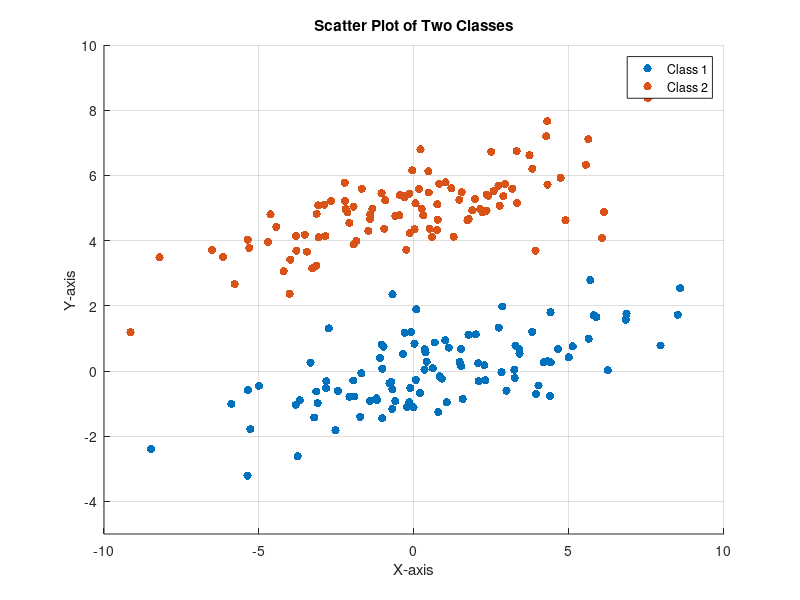

Reproduce this figure in MATLAB.
pkg load statistics  % Statistics 패키지 로드

clc; clear; close all;

% 평균 및 공분산 행렬 정의
mu1 = [0; 0];
sigma1 = [10 2; 2 1];

mu2 = [0; 5];
sigma2 = [10 2; 2 1];

n = 100; % 샘플 개수

% 다변량 정규분포 난수 생성
X1 = mvnrnd(mu1, sigma1, n);
X2 = mvnrnd(mu2, sigma2, n);

% 산점도 출력
figure;
hold on;
scatter(X1(:,1), X1(:,2), 'bo', 'filled');
scatter(X2(:,1), X2(:,2), 'ro', 'filled');
axis([-10 10 -5 10]);
xlabel('X-axis');
ylabel('Y-axis');
title('Scatter Plot of Two Classes');
legend('Class 1', 'Class 2');
grid on;
hold off;

